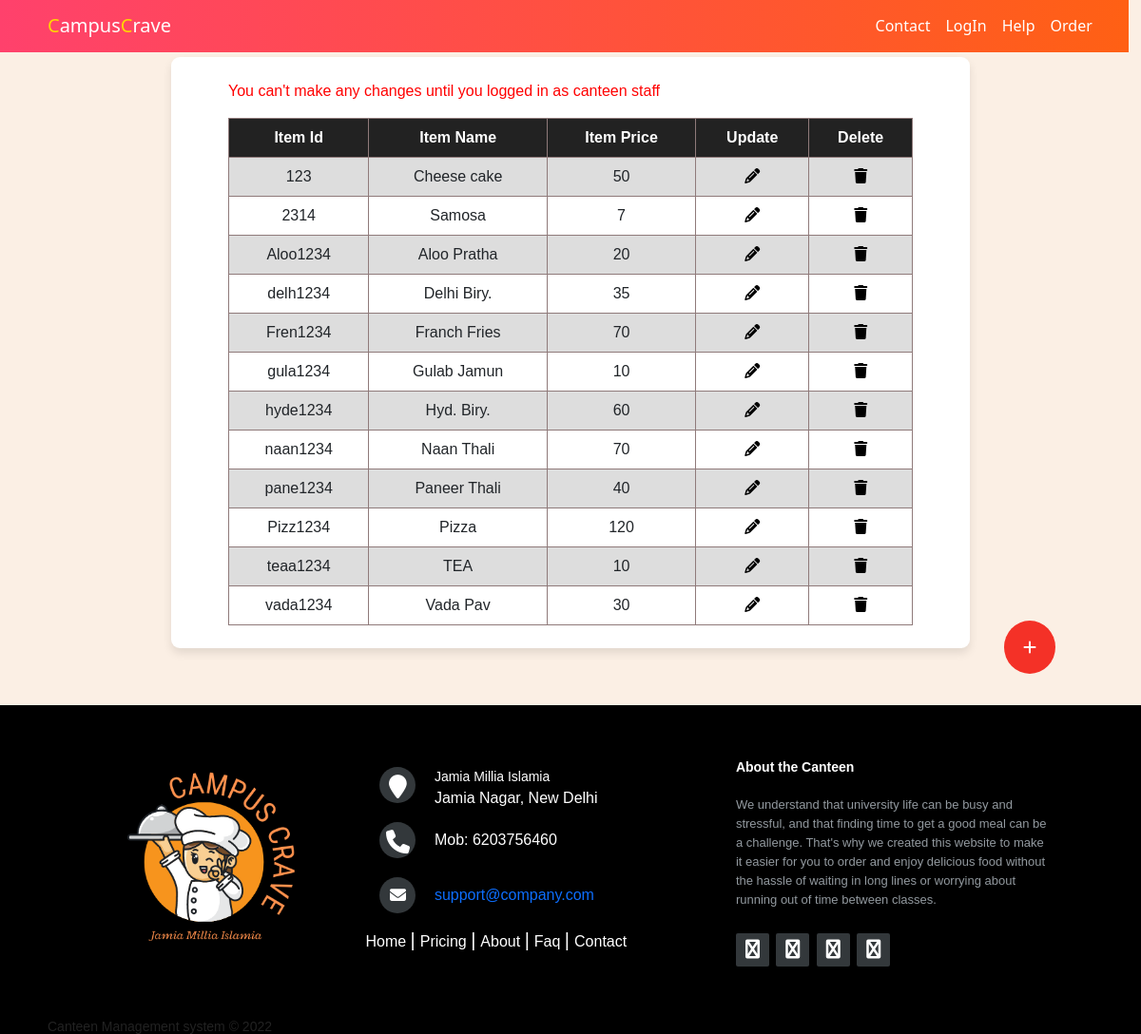
Before: /canteen_page.php with the older database file.
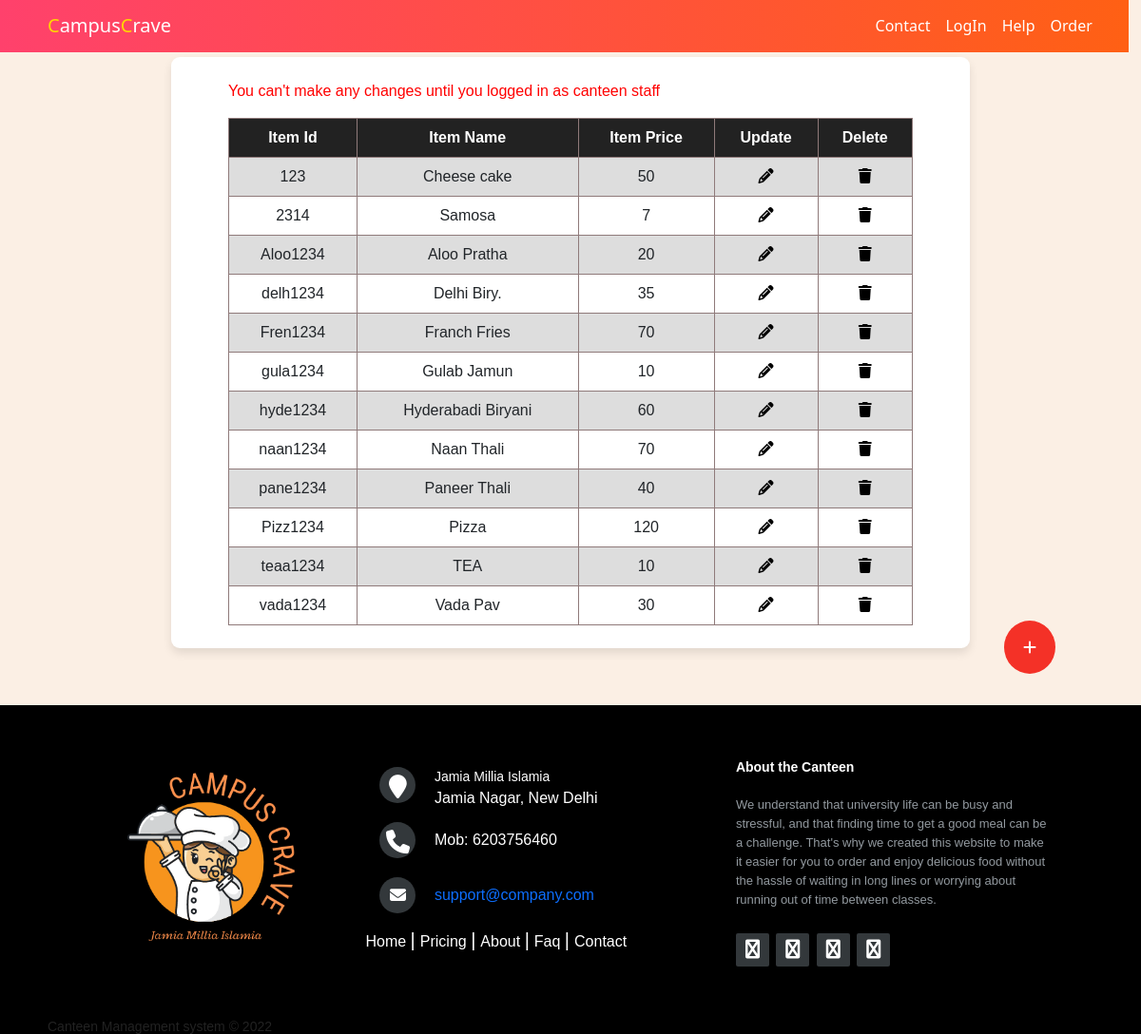
After: the same page with the newer database file.
### tables this page shows
CREATE TABLE `item` (
  `id` char(8) NOT NULL,
  `name` varchar(30) NOT NULL,
  `price` double NOT NULL,
  `image` longblob NOT NULL,
  `category` tinytext NOT NULL,
  `c_id` char(9) NOT NULL
);

### canteen_page.php (the view, shortened to what this page needs)
 <?php
function get(){
    @include 'config.php';
    $sql = "SELECT `id`,`name`,`price`,`c_id`, `category` FROM `item` ";
    $result = $db->query($sql);
    return $result;
}
$msg  = "You can't make any changes until you logged in as canteen staff";
?>
<!DOCTYPE html>
<html lang="en">
<head>
    <link href="https://cdn.jsdelivr.net/npm/bootstrap@5.2.0-beta1/dist/css/bootstrap.min.css" rel="stylesheet"
 />
    <link rel="stylesheet" href="https://cdnjs.cloudflare.com/ajax/libs/font-awesome/4.7.0/css/font-awesome.min.css">
    <link rel="stylesheet" href="Stylesheets/footer.css">
    <link rel="stylesheet" href="Stylesheets/navbar.css">
    <link rel="stylesheet" href="Stylesheets/canteen_page.css">
    <link rel="stylesheet" href="https://cdnjs.cloudflare.com/ajax/libs/font-awesome/6.1.1/css/all.min.css"
 />
</head>
<body>
    <nav class="navbar navbar-expand-lg navbar-dark">
    <a class="navbar-brand pageName" href="index.php"><span class="yellow">C</span>ampus<span
                class="yellow">C</span>rave </a>
        <div class="collapse navbar-collapse" id="navbarTogglerDemo01">
            <ul class="navbar-nav ms-auto">
                <li class="nav-item">
                    <a class="nav-link" href="#footer">Contact</a>
                </li>
                <?php if (isset($_SESSION['logged']) && $_SESSION['logtype'] === "canteen") { $log = false; ?>
                    <li class="nav-item">
                        <a class="nav-link" href="logout.php" value="LogOut">LogOut</a>
                    </li>
                <?php } else { $log = true;?>
                    <li class="nav-item">
                        <a class="nav-link" href="login.php">LogIn</a>
                    </li>
                <?php } ?>
                <li class="nav-item">
                    <a class="nav-link" href="help.html">Help</a>
                </li>
                <li class="nav-item">
                    <a class="nav-link" href="canteen_order.php">Order</a>
                </li>
            </ul>
        </div>
    </nav>
    <div class="middle">
        <div class="item-list">
            <p id="msg"><?php echo $msg;?></p>
            <table>
                <tr>
                    <th>Item Id</th>
                    <th>Item Name</th>
                    <th>Item Price</th>
                    <th>Update</th>
                    <th>Delete</th>
                </tr>
                <?php
                $result = get();
                if ($result->num_rows > 0)
                    while ($row = $result->fetch_assoc()) {
                        ?>
                        <tr>
                        <td><?php echo $row['id'] ?></td>
                        <td><?php echo $row['name'] ?></td>
                        <td><?php echo $row['price'] ?></td>
                        <td> <button class="updelete  fa fa-pencil" onclick="openForm('<?php echo $row['id'] ?>')"></button> </td>
                        <td>
                            <form action="" method="post">
                            <button class="updelete fa fa-trash" name="del" value="<?php echo $row['id'] ?>"></button>
                    </form>
                        </td>
                    </tr>
                <?php
                }
                ?>
            </table>
        </div>
        <button class="open-button" onclick="openForm('myForm')"><i class="fa fa-plus" aria-hidden="true"></i></button>
    </div>
    <?php @include 'templates/footer.php'?>
</body>
</html>

Changed rows visible on the page:
changed item "hyde1234": name "Hyd. Biry." → "Hyderabadi Biryani"
